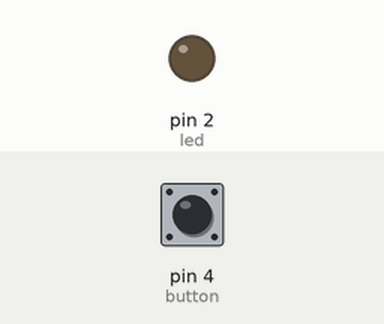
Recording of a sketch running on a simulated Arduino Uno, built with avr-gcc and run on an emulated ATmega328P. Shown: output pins drawn as LEDs (lit = HIGH). The inputs (shaded band) are chosen by the test bench; at power-on: pin 4 (button) HIGH.

Above: at 1.2 s.
1.3 s: pin 4 (button) pulled LOW for 0.15 s
At 1.37 s:
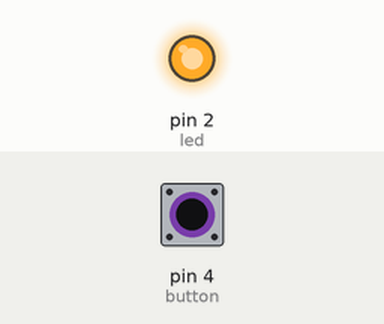
2.9 s: pin 4 (button) pulled LOW for 3.2 s
At 6.9 s:
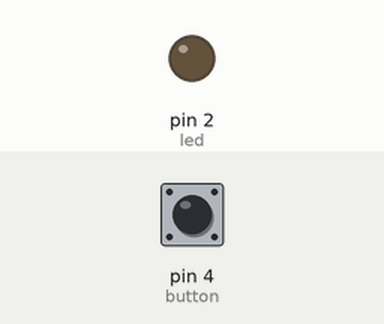
Timing chart, 0 to 8.4 s (numbered marks = the images above; inputs shaded):
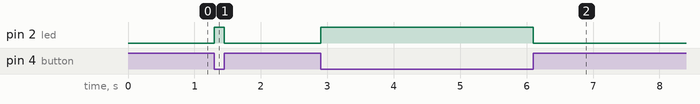

The sketch:

led_switch.ino.ino
```cpp
// led ON when button pressed and off when not pressed

#define led 2
#define button 4

void setup() {
  pinMode(led, OUTPUT);
  pinMode(button, INPUT);
}

void loop() {
  int buttonState = digitalRead(button);
  if (buttonState == 0) {                 //Reads 0 when pressed due to pullup
    digitalWrite(led, HIGH);
  } else {
    digitalWrite(led, LOW);
  }
}
```

Measured:
- after the input at 1.3 s, pin 2 (led): LOW → HIGH at once, → LOW 0.15 s later
- after the input at 2.9 s, pin 2 (led): LOW → HIGH at once, → LOW 3.2 s later
